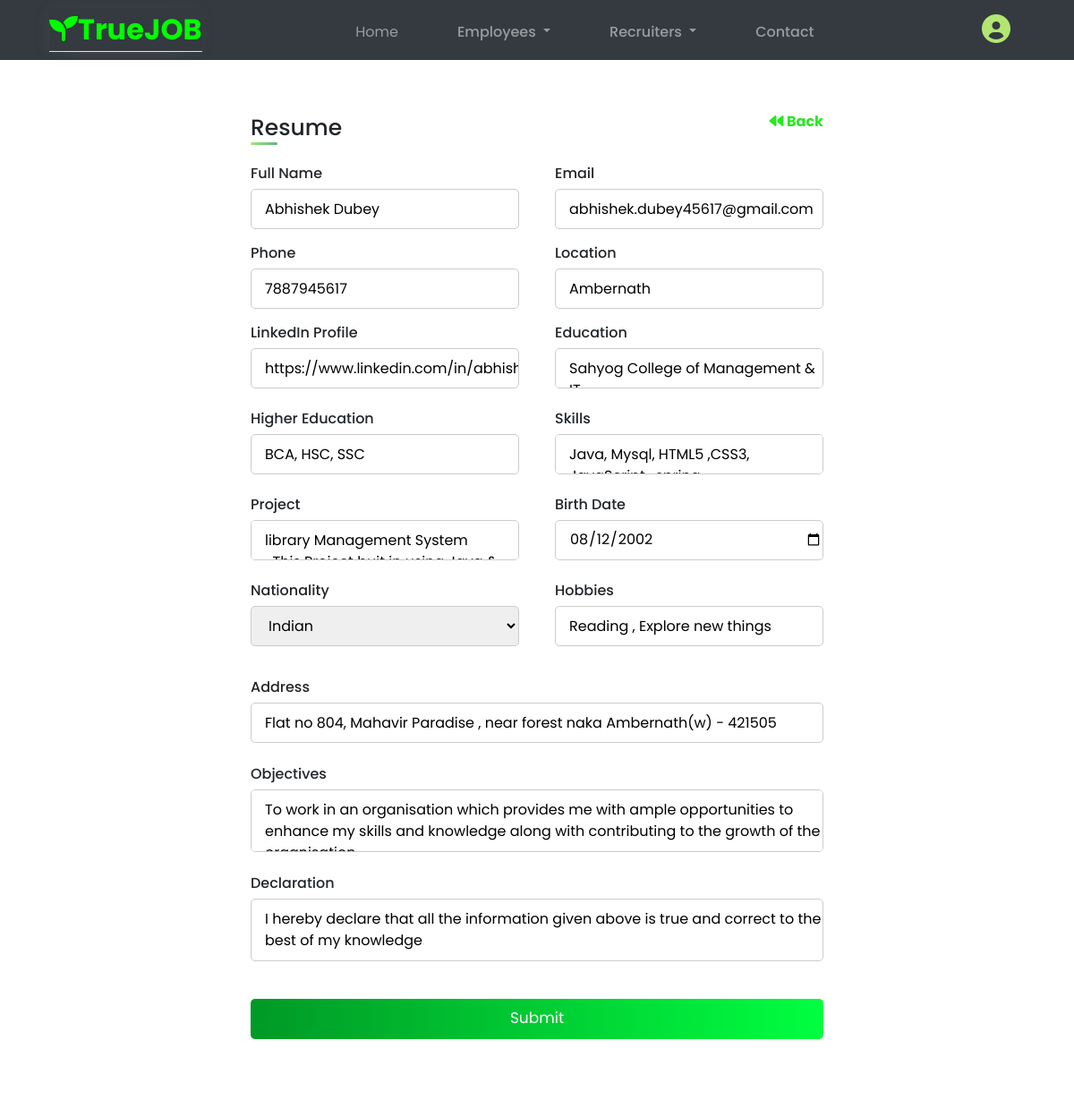
/resume_data_edit/2/, run on an earlier commit of the app's database.
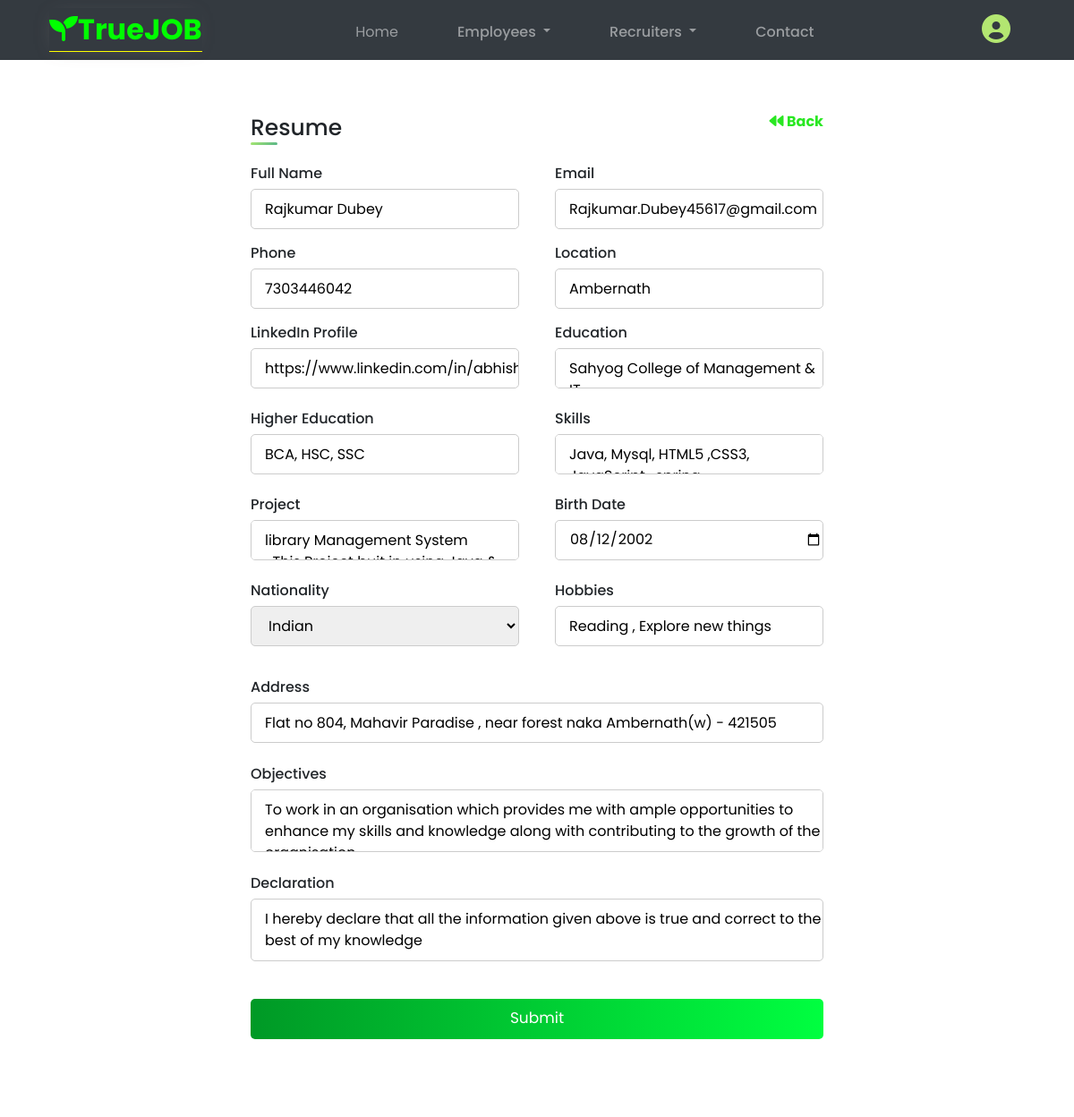
And on a later commit of the database.
### app/models.py (models this page shows, shortened)
class ResumeSubmitModel(models.Model):
    user = models.ForeignKey(UserAccount, on_delete=models.CASCADE)
    full_name = models.CharField(verbose_name='Full Name',max_length=2000)
    email = models.EmailField(verbose_name='Email')
    phone = models.CharField(verbose_name='Phone Number',max_length=13)
    location = models.CharField(verbose_name='Location',max_length=2000)
    linked_in = models.URLField(verbose_name='Linked In', max_length=5000)
    education = models.TextField(verbose_name='Education')
    higher_education = models.TextField(verbose_name='Higher Education')
    skills = models.TextField(verbose_name='Skills')
    project = models.TextField(verbose_name='Projects')
    birth_date = models.DateField(verbose_name='Birth Date')
    nationality = models.CharField(verbose_name='Nationality',choices=COUNTRIES, max_length=100)
    hobbies = models.TextField(verbose_name='Hobbies')
    address = models.TextField(verbose_name='Address')
    objectives = models.TextField(verbose_name='Objectives')
    declaration = models.TextField(verbose_name='Declaration')

### app/views.py (the view)
# urls.py: path('resume_data_edit/<int:pk>/',views.ResumeDataEdit,name='resume_data_edit'),
def ResumeDataEdit(request, pk):
    if request.method == 'POST':
        resume_data = ResumeSubmitModel.objects.get(pk=pk)
        form = ResumeSubmitForm(request.POST, instance=resume_data)
        if form.is_valid():
            form.save()
            return redirect('resume_data')
    else:
        resume_data = ResumeSubmitModel.objects.get(pk=pk)
        form = ResumeSubmitForm(instance=resume_data)
        context = {'forms':form}
    return render(request, 'app/resume.html',context)

### app/forms.py
class ResumeSubmitForm(forms.ModelForm):
    class Meta:
        model = ResumeSubmitModel
        fields = ['full_name','email','phone','location','linked_in','education','higher_education',
        'skills','project','birth_date','nationality','hobbies','address','objectives','declaration']
        widgets = {
            'full_name' :forms.TextInput(),
            'email' :forms.EmailInput(),
            'phone' :forms.NumberInput(),
            'location' :forms.TextInput(),
            'linked_in' :forms.URLInput(),
            'education' :forms.Textarea(),
            'higher_education' :forms.Textarea(),
            'skills' :forms.Textarea(),
            'project' :forms.Textarea(),
            'birth_date' :forms.DateInput(attrs={'type':'date'}),
            'nationality' :forms.Select(),
            'hobbies' :forms.Textarea(),
            'address' :forms.Textarea(),
            'objectives' :forms.Textarea(attrs={'class':'_text_area_input'}),
            'declaration' :forms.Textarea(attrs={'class':'_text_area_input'}),
        }

### app/templates/app/resume.html (shortened to what the changed rows need)
<!DOCTYPE html>
{% load static %}
<html lang="en" dir="ltr">
  <head>
    <link rel="stylesheet" href="https://stackpath.bootstrapcdn.com/bootstrap/4.3.1/css/bootstrap.min.css"
>
    <link rel="stylesheet" href="https://cdnjs.cloudflare.com/ajax/libs/font-awesome/6.0.0/css/all.min.css"
 />
    <link rel="stylesheet" href="{% static 'app/css/resumestyle.css' %}" />
  </head>
  <body id="test">
    <div class="container _box_types">
      <div class="content">
        <form action="" method="POST" enctype="multipart/form-data">
          <div class="user-details">
            <div class="input-box">
              <span class="details">Full Name</span>
              {{forms.full_name}}
            </div>
            <div class="input-box">
              <span class="details">Email</span>
              {{forms.email}}
            </div>
            <div class="input-box">
              <span class="details">Phone</span>
              {{forms.phone}}
            </div>
            <div class="input-box">
              <span class="details">Location</span>
              {{forms.location}}
            </div>
            <div class="input-box">
              <span class="details">LinkedIn Profile</span>
              {{forms.linked_in}}
            </div>
            <div class="input-box">
              <span class="details">Education</span>
              {{forms.education}}
            </div>
            <div class="input-box">
              <span class="details">Higher Education</span>
              {{forms.higher_education}}
            </div>
            <div class="input-box">
              <span class="details">Skills</span>
              {{forms.skills}}
            </div>
            <div class="input-box">
              <span class="details">Project</span>
              {{forms.project}}
            </div>
            <div class="input-box">
              <span class="details">Birth Date</span>
              {{forms.birth_date}}
            </div>
            <div class="input-box">
              <span class="details">Nationality</span>
              {{forms.nationality}}
            </div>
            <div class="input-box">
              <span class="details">Hobbies</span>
              {{forms.hobbies}}
            </div>
          </div>
          <div class="input-box">
            <span class="details">Address</span>
            {{forms.address}}
          </div>
          <div class="input-box mt-3">
            <span class="details">Objectives</span>
            {{forms.objectives}}
          </div>
          <div class="input-box mt-3">
            <span class="details">Declaration</span>
            {{forms.declaration}}
          </div>
        </form>
      </div>
    </div>
  </body>
</html>

What changed in the data, as far as the page shows it:
changed ResumeSubmitModel "Ambernath": full_name "Abhishek Dubey" → "Rajkumar Dubey"; email "abhishek.dubey45617@gmail.com" → "Rajkumar.Dubey45617@gmail.com"; phone "7887945617" → "7303446042"
